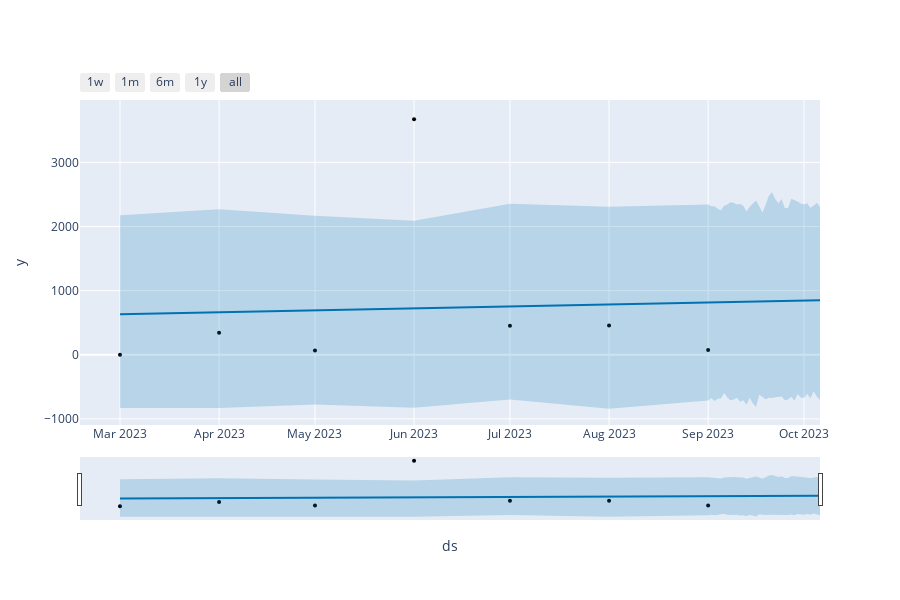

Write notebook code for a chart like this one.
### Code cell
plot_plotly(model, forecast)
